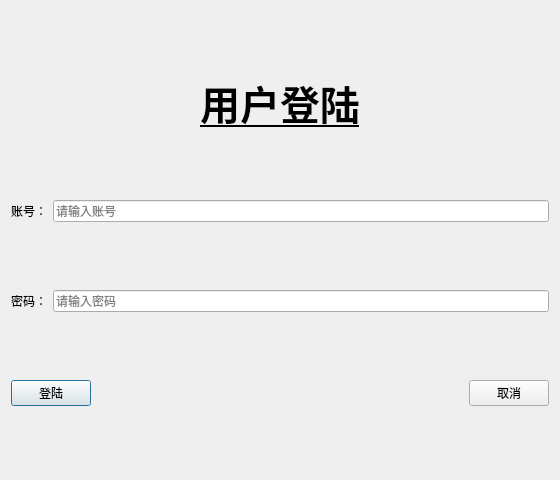
<?xml version="1.0" encoding="UTF-8"?>
<ui version="4.0">
 <class>userlogin</class>
 <widget class="QDialog" name="userlogin">
  <property name="geometry">
   <rect>
    <x>0</x>
    <y>0</y>
    <width>560</width>
    <height>480</height>
   </rect>
  </property>
  <property name="font">
   <font>
    <weight>75</weight>
    <bold>true</bold>
    <underline>true</underline>
   </font>
  </property>
  <property name="windowTitle">
   <string>用户登陆</string>
  </property>
  <layout class="QVBoxLayout" name="verticalLayout">
   <item>
    <widget class="QLabel" name="label_3">
     <property name="sizePolicy">
      <sizepolicy hsizetype="Preferred" vsizetype="Fixed">
       <horstretch>0</horstretch>
       <verstretch>0</verstretch>
      </sizepolicy>
     </property>
     <property name="font">
      <font>
       <pointsize>30</pointsize>
      </font>
     </property>
     <property name="text">
      <string>用户登陆</string>
     </property>
     <property name="alignment">
      <set>Qt::AlignCenter</set>
     </property>
    </widget>
   </item>
   <item>
    <layout class="QHBoxLayout" name="horizontalLayout">
     <item>
      <widget class="QLabel" name="label">
       <property name="font">
        <font>
         <weight>50</weight>
         <bold>false</bold>
         <underline>false</underline>
        </font>
       </property>
       <property name="text">
        <string>账号：</string>
       </property>
      </widget>
     </item>
     <item>
      <widget class="QLineEdit" name="le_account">
       <property name="font">
        <font>
         <weight>50</weight>
         <bold>false</bold>
         <underline>false</underline>
        </font>
       </property>
       <property name="placeholderText">
        <string>请输入账号</string>
       </property>
       <property name="clearButtonEnabled">
        <bool>true</bool>
       </property>
      </widget>
     </item>
    </layout>
   </item>
   <item>
    <layout class="QHBoxLayout" name="horizontalLayout_2">
     <item>
      <widget class="QLabel" name="label_2">
       <property name="font">
        <font>
         <weight>50</weight>
         <bold>false</bold>
         <underline>false</underline>
        </font>
       </property>
       <property name="text">
        <string>密码：</string>
       </property>
      </widget>
     </item>
     <item>
      <widget class="QLineEdit" name="le_password">
       <property name="font">
        <font>
         <weight>50</weight>
         <bold>false</bold>
         <underline>false</underline>
        </font>
       </property>
       <property name="echoMode">
        <enum>QLineEdit::Password</enum>
       </property>
       <property name="placeholderText">
        <string>请输入密码</string>
       </property>
       <property name="clearButtonEnabled">
        <bool>false</bool>
       </property>
      </widget>
     </item>
    </layout>
   </item>
   <item>
    <layout class="QHBoxLayout" name="horizontalLayout_3">
     <item>
      <widget class="QPushButton" name="btm_ok">
       <property name="font">
        <font>
         <weight>50</weight>
         <bold>false</bold>
         <underline>false</underline>
        </font>
       </property>
       <property name="text">
        <string>登陆</string>
       </property>
      </widget>
     </item>
     <item>
      <spacer name="horizontalSpacer">
       <property name="orientation">
        <enum>Qt::Horizontal</enum>
       </property>
       <property name="sizeHint" stdset="0">
        <size>
         <width>40</width>
         <height>20</height>
        </size>
       </property>
      </spacer>
     </item>
     <item>
      <widget class="QPushButton" name="btn_cancel">
       <property name="font">
        <font>
         <weight>50</weight>
         <bold>false</bold>
         <underline>false</underline>
        </font>
       </property>
       <property name="text">
        <string>取消</string>
       </property>
      </widget>
     </item>
    </layout>
   </item>
  </layout>
 </widget>
 <resources/>
 <connections/>
</ui>
